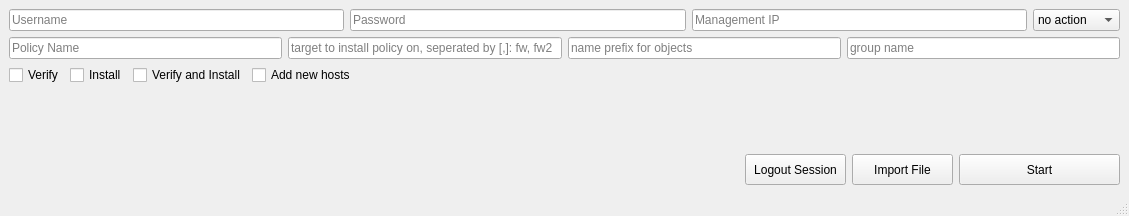
<?xml version="1.0" encoding="UTF-8"?>
<ui version="4.0">
 <class>MainWindow</class>
 <widget class="QMainWindow" name="MainWindow">
  <property name="windowModality">
   <enum>Qt::WindowModal</enum>
  </property>
  <property name="geometry">
   <rect>
    <x>0</x>
    <y>0</y>
    <width>1129</width>
    <height>216</height>
   </rect>
  </property>
  <property name="sizePolicy">
   <sizepolicy hsizetype="Fixed" vsizetype="Maximum">
    <horstretch>0</horstretch>
    <verstretch>0</verstretch>
   </sizepolicy>
  </property>
  <property name="windowTitle">
   <string>Checkpoint Importer</string>
  </property>
  <widget class="QWidget" name="centralwidget">
   <property name="sizePolicy">
    <sizepolicy hsizetype="Fixed" vsizetype="Fixed">
     <horstretch>0</horstretch>
     <verstretch>0</verstretch>
    </sizepolicy>
   </property>
   <layout class="QVBoxLayout" name="verticalLayout_4" stretch="6,1,1,0">
    <item>
     <layout class="QVBoxLayout" name="verticalLayout_3">
      <item>
       <layout class="QVBoxLayout" name="verticalLayout_2">
        <item>
         <layout class="QHBoxLayout" name="horizontalLayout_2">
          <item>
           <widget class="QLineEdit" name="username_2">
            <property name="placeholderText">
             <string>Username</string>
            </property>
           </widget>
          </item>
          <item>
           <widget class="QLineEdit" name="password">
            <property name="echoMode">
             <enum>QLineEdit::Password</enum>
            </property>
            <property name="placeholderText">
             <string>Password</string>
            </property>
           </widget>
          </item>
          <item>
           <widget class="QLineEdit" name="ip">
            <property name="placeholderText">
             <string>Management IP</string>
            </property>
           </widget>
          </item>
          <item>
           <widget class="QComboBox" name="cmd">
            <property name="currentText">
             <string>no action</string>
            </property>
            <item>
             <property name="text">
              <string>no action</string>
             </property>
            </item>
            <item>
             <property name="text">
              <string>add-group</string>
             </property>
            </item>
            <item>
             <property name="text">
              <string>set-group</string>
             </property>
            </item>
           </widget>
          </item>
         </layout>
        </item>
        <item>
         <layout class="QHBoxLayout" name="horizontalLayout_3">
          <item>
           <widget class="QLineEdit" name="policy">
            <property name="placeholderText">
             <string>Policy Name</string>
            </property>
           </widget>
          </item>
          <item>
           <widget class="QLineEdit" name="targets">
            <property name="echoMode">
             <enum>QLineEdit::Normal</enum>
            </property>
            <property name="placeholderText">
             <string>target to install policy on, seperated by [,]: fw, fw2</string>
            </property>
           </widget>
          </item>
          <item>
           <widget class="QLineEdit" name="name_prefix">
            <property name="placeholderText">
             <string>name prefix for objects</string>
            </property>
           </widget>
          </item>
          <item>
           <widget class="QLineEdit" name="grp_name">
            <property name="placeholderText">
             <string>group name</string>
            </property>
           </widget>
          </item>
         </layout>
        </item>
       </layout>
      </item>
     </layout>
    </item>
    <item>
     <layout class="QHBoxLayout" name="horizontalLayout_5">
      <item>
       <widget class="QCheckBox" name="verify">
        <property name="text">
         <string>Verify</string>
        </property>
       </widget>
      </item>
      <item>
       <widget class="QCheckBox" name="install">
        <property name="text">
         <string>Install</string>
        </property>
       </widget>
      </item>
      <item>
       <widget class="QCheckBox" name="verify_and_install">
        <property name="text">
         <string>Verify and Install</string>
        </property>
       </widget>
      </item>
      <item>
       <widget class="QCheckBox" name="add_new_hosts">
        <property name="text">
         <string>Add new hosts</string>
        </property>
       </widget>
      </item>
      <item>
       <spacer name="horizontalSpacer_2">
        <property name="orientation">
         <enum>Qt::Horizontal</enum>
        </property>
        <property name="sizeHint" stdset="0">
         <size>
          <width>40</width>
          <height>20</height>
         </size>
        </property>
       </spacer>
      </item>
     </layout>
    </item>
    <item>
     <spacer name="verticalSpacer">
      <property name="orientation">
       <enum>Qt::Vertical</enum>
      </property>
      <property name="sizeHint" stdset="0">
       <size>
        <width>20</width>
        <height>40</height>
       </size>
      </property>
     </spacer>
    </item>
    <item>
     <layout class="QHBoxLayout" name="horizontalLayout_4">
      <item>
       <spacer name="horizontalSpacer">
        <property name="orientation">
         <enum>Qt::Horizontal</enum>
        </property>
        <property name="sizeHint" stdset="0">
         <size>
          <width>40</width>
          <height>20</height>
         </size>
        </property>
       </spacer>
      </item>
      <item>
       <widget class="QToolButton" name="logout">
        <property name="sizePolicy">
         <sizepolicy hsizetype="Minimum" vsizetype="Minimum">
          <horstretch>0</horstretch>
          <verstretch>0</verstretch>
         </sizepolicy>
        </property>
        <property name="minimumSize">
         <size>
          <width>101</width>
          <height>31</height>
         </size>
        </property>
        <property name="text">
         <string>Logout Session</string>
        </property>
       </widget>
      </item>
      <item>
       <widget class="QToolButton" name="toolButton">
        <property name="sizePolicy">
         <sizepolicy hsizetype="Minimum" vsizetype="Minimum">
          <horstretch>0</horstretch>
          <verstretch>0</verstretch>
         </sizepolicy>
        </property>
        <property name="minimumSize">
         <size>
          <width>101</width>
          <height>31</height>
         </size>
        </property>
        <property name="text">
         <string>Import File</string>
        </property>
       </widget>
      </item>
      <item>
       <widget class="QToolButton" name="start">
        <property name="sizePolicy">
         <sizepolicy hsizetype="Minimum" vsizetype="Minimum">
          <horstretch>0</horstretch>
          <verstretch>0</verstretch>
         </sizepolicy>
        </property>
        <property name="minimumSize">
         <size>
          <width>161</width>
          <height>31</height>
         </size>
        </property>
        <property name="text">
         <string>Start</string>
        </property>
       </widget>
      </item>
     </layout>
    </item>
   </layout>
  </widget>
  <widget class="QStatusBar" name="statusbar"/>
 </widget>
 <resources/>
 <connections/>
</ui>
